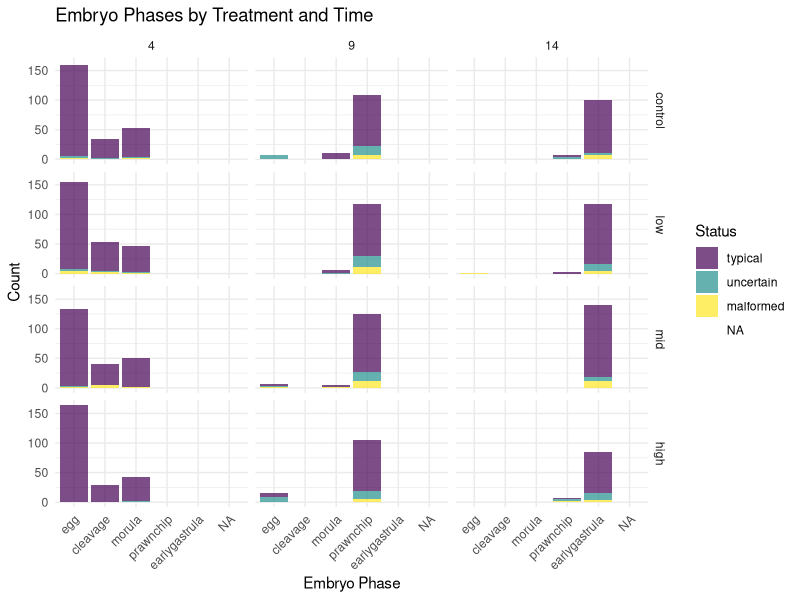
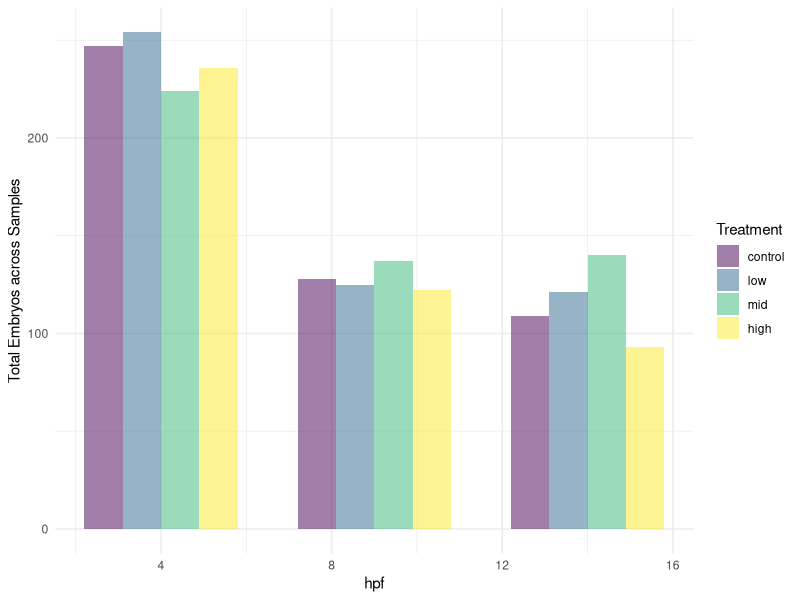

The R source for these figures, in order: (Note: this script raises an error after producing the figures.)
## ---- chunk 1
library(tidyverse)
library(ggplot2)
library(ggbeeswarm)
## ---- chunk 2
tidy_bros <- read.csv("../data/output/tidy_bros.csv")
## ---- chunk 3
# Set your levels in order
# embryo_phase
bro_levels <- c("egg", "cleavage", "morula", "prawnchip", "earlygastrula")

# treatment
treat_levels <- c("control", "low", "mid", "high")

# status
status_levels <- c("typical", "uncertain", "malformed")


# Mutate dataframe to set factor levels
tidy_bros <- tidy_bros %>%
  mutate(stage = factor(stage, 
                        levels = bro_levels,
                        ordered = TRUE),
         treatment = factor(treatment, 
                            levels = treat_levels,
                            ordered = TRUE),
         status = factor(status, 
                         levels = status_levels,
                         ordered = TRUE))
## ---- chunk 4
ggplot(tidy_bros, aes(x = stage, fill = status)) +
  geom_bar(alpha = 0.7) +
  facet_grid(treatment ~ hpf) +  # rows = treatment, columns = hpf
  theme_minimal() +
  theme(axis.text.x = element_text(angle = 45, hjust = 1)) +
  labs(title = "Embryo Phases by Treatment and Time",
       x = "Embryo Phase",
       y = "Count",
       fill = "Status")
## ---- chunk 5
ggplot(tidy_bros, aes(x = hpf)) +
  geom_bar(position = position_dodge(), aes(fill = treatment), alpha = 0.5) +
  labs(x = "hpf", y = "Total Embryos across Samples", fill = "Treatment") +
  theme_minimal()
## ---- chunk 6
ggplot(tidy_vials, aes(x = hpf, y = n_embryos)) +
  geom_bar(stat = "identity", position = position_dodge(), aes(fill = treatment), alpha = 0.5) +
  labs(x = "hpf", y = "Total Embryos per Sample", fill = "Treatment") +
  theme_minimal()
## ---- chunk 7
ggplot(tidy_vials, aes(x = hpf_factor, y = n_viable)) +
  geom_boxplot(aes(fill = hpf_factor), alpha = 0.4) +  # boxplot with semi-transparent fill
  geom_beeswarm(aes(color = hpf_factor), size = 1.8, cex = 3) +  # beeswarm points
  labs(x = "hpf", y = "Viable Embryo Total", color = "hpf") +
  theme_minimal()
## ---- chunk 8
ggplot(tidy_samples, aes(x = interaction(hpf, treatment), y = embryo_total, fill = treatment)) +
  geom_boxplot(alpha = 0.4, outlier.shape = NA) +  # Semi-transparent boxplots
  geom_beeswarm(aes(color = treatment), size = 1.5, show.legend = FALSE) +  # Beeswarm points
  #scale_fill_manual(values = c("control" = "#56B4E9", "low" = "#009E73", "mid" = "#E69F00", "high" = "#D55E00")) +
  #scale_color_manual(values = c("control" = "#56B4E9", "low" = "#009E73", "mid" = "#E69F00", "high" = "#D55E00")) +
  labs(x = "HPF x Treatment", y = "Embryo Total") +
  theme_minimal() +
  theme(axis.text.x = element_text(angle = 45, hjust = 1))  # Rotate x-axis labels for better readability

## ---- chunk 9
ggplot(tidy_vials, aes(x = hpf, y = n_embryos, fill = treatment)) +
  geom_boxplot(alpha = 0.4, position = "dodge", outlier.shape = NA) +  # Boxplots side by side
  #scale_fill_manual(values = c("control" = "#56B4E9", "low" = "#009E73", "mid" = "#E69F00", "high" = "#D55E00")) +
  #scale_color_manual(values = c("control" = "#56B4E9", "low" = "#009E73", "mid" = "#E69F00", "high" = "#D55E00")) +
  labs(x = "Hours post fertilization", y = "Viable Embryo Counts")+
  ggtitle("Counts of total viable embryos across treatment and time")+
  theme_minimal() +
  theme(axis.text.x = element_text(angle = 45, hjust = 1))  # Rotate x-axis labels

ggsave("../plots/counts_survival_boxplot.png", width = 8, height = 6, dpi = 300)
## ---- chunk 10
ggplot(tidy_vials, aes(x = hpf_factor, y = n_viable, fill = treatment)) +
  geom_boxplot(alpha = 0.4, position = "dodge", outlier.shape = NA) +  # Boxplots side by side
  #scale_fill_manual(values = c("control" = "#56B4E9", "low" = "#009E73", "mid" = "#E69F00", "high" = "#D55E00")) +
  #scale_color_manual(values = c("control" = "#56B4E9", "low" = "#009E73", "mid" = "#E69F00", "high" = "#D55E00")) +
  labs(x = "Hours post fertilization", y = "Viable Embryo Counts") +
  theme_minimal() +
  theme(axis.text.x = element_text(angle = 45, hjust = 1))  # Rotate x-axis labels

ggsave("../plots/counts_viable_boxplot.png", width = 8, height = 6, dpi = 300)
